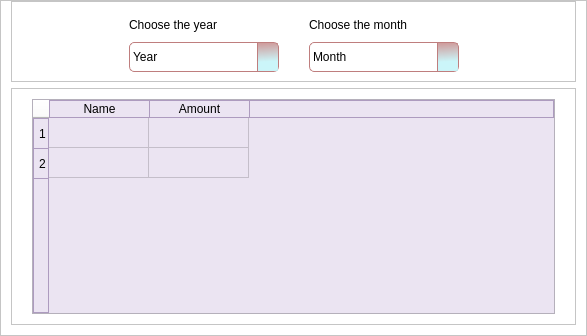
<?xml version="1.0" encoding="UTF-8"?>
<ui version="4.0">
 <class>MainWindow</class>
 <widget class="QMainWindow" name="MainWindow">
  <property name="geometry">
   <rect>
    <x>0</x>
    <y>0</y>
    <width>587</width>
    <height>336</height>
   </rect>
  </property>
  <property name="minimumSize">
   <size>
    <width>0</width>
    <height>0</height>
   </size>
  </property>
  <property name="windowTitle">
   <string>MainWindow</string>
  </property>
  <widget class="QWidget" name="stylesheet">
   <property name="styleSheet">
    <string notr="true">background: white;</string>
   </property>
   <layout class="QHBoxLayout" name="horizontalLayout" stretch="5">
    <property name="spacing">
     <number>0</number>
    </property>
    <property name="leftMargin">
     <number>0</number>
    </property>
    <property name="topMargin">
     <number>0</number>
    </property>
    <property name="rightMargin">
     <number>0</number>
    </property>
    <property name="bottomMargin">
     <number>0</number>
    </property>
    <item>
     <widget class="QFrame" name="content_frame">
      <property name="styleSheet">
       <string notr="true"/>
      </property>
      <property name="frameShape">
       <enum>QFrame::StyledPanel</enum>
      </property>
      <property name="frameShadow">
       <enum>QFrame::Raised</enum>
      </property>
      <layout class="QVBoxLayout" name="verticalLayout" stretch="0,3">
       <property name="leftMargin">
        <number>10</number>
       </property>
       <property name="topMargin">
        <number>0</number>
       </property>
       <property name="rightMargin">
        <number>10</number>
       </property>
       <property name="bottomMargin">
        <number>10</number>
       </property>
       <item>
        <widget class="QFrame" name="frame_2">
         <property name="styleSheet">
          <string notr="true">QComboBox {
background: white;
border: 1px solid #BF7E7E;
padding: 3px;
border-radius: 5px;
}
QComboBox::drop-down {
background: qlineargradient(spread:pad, x1:0.54, y1:1, x2:0.494, y2:0.0113636, stop:0.340909 rgba(197, 244, 248, 227), stop:1 rgba(191, 126, 126, 191));
width: 20px;
border-left: 1px solid #BF7E7E;
}
QComboBox::down-arrow {
image: url(&quot;:/icons/images/icons/icons8-drop-down-50.png&quot;);
width: 30px;
height: 20px;
}

</string>
         </property>
         <property name="frameShape">
          <enum>QFrame::StyledPanel</enum>
         </property>
         <property name="frameShadow">
          <enum>QFrame::Raised</enum>
         </property>
         <layout class="QGridLayout" name="gridLayout">
          <property name="topMargin">
           <number>10</number>
          </property>
          <property name="horizontalSpacing">
           <number>30</number>
          </property>
          <property name="verticalSpacing">
           <number>10</number>
          </property>
          <item row="0" column="1" alignment="Qt::AlignBottom">
           <widget class="QLabel" name="label">
            <property name="text">
             <string>Choose the year</string>
            </property>
           </widget>
          </item>
          <item row="0" column="3" alignment="Qt::AlignBottom">
           <widget class="QLabel" name="label_2">
            <property name="text">
             <string>Choose the month</string>
            </property>
           </widget>
          </item>
          <item row="1" column="3">
           <widget class="QComboBox" name="month_comboBox">
            <property name="minimumSize">
             <size>
              <width>150</width>
              <height>30</height>
             </size>
            </property>
            <item>
             <property name="text">
              <string>Month</string>
             </property>
            </item>
            <item>
             <property name="text">
              <string>New Item</string>
             </property>
            </item>
           </widget>
          </item>
          <item row="1" column="1">
           <widget class="QComboBox" name="year_comboBox">
            <property name="minimumSize">
             <size>
              <width>150</width>
              <height>30</height>
             </size>
            </property>
            <item>
             <property name="text">
              <string>Year</string>
             </property>
            </item>
            <item>
             <property name="text">
              <string>New Item</string>
             </property>
            </item>
           </widget>
          </item>
          <item row="0" column="4">
           <spacer name="horizontalSpacer">
            <property name="orientation">
             <enum>Qt::Horizontal</enum>
            </property>
            <property name="sizeHint" stdset="0">
             <size>
              <width>40</width>
              <height>20</height>
             </size>
            </property>
           </spacer>
          </item>
          <item row="0" column="0">
           <spacer name="horizontalSpacer_2">
            <property name="orientation">
             <enum>Qt::Horizontal</enum>
            </property>
            <property name="sizeHint" stdset="0">
             <size>
              <width>40</width>
              <height>20</height>
             </size>
            </property>
           </spacer>
          </item>
         </layout>
        </widget>
       </item>
       <item>
        <widget class="QFrame" name="frame">
         <property name="styleSheet">
          <string notr="true">QPushButton { 
border-radius: 10px;
background: #F2D0D0;
border: 2px solid #BF7373;
font: 70 10pt &quot;Segoe UI Black&quot;;
padding: 5px;
padding-right: 20px;
padding-left: 20px;
}

QLineEdit { 
background: #F2D0D0;
border: 2px solid #BF7373;
font: 10pt &quot;MS Shell Dlg 2&quot;;
padding: 5px;
}

#add_fee_button{
background: #C3CED9;
border: 1px solid #53687F;
padding-left: 50px;
padding-right: 50px;
padding-top: 20px;
padding-bottom: 20px;
}

QLabel {
font: 10pt &quot;Nirmala UI&quot;;
}

/* QTABLEWIDGET */
QTableWidget {
	background: #EBE4F2;
}
QTableWidget::item:selected{
	background-color: rgb(189, 147, 249);
}
QTableWidget::horizontalHeader {	
	background-color: rgb(33, 37, 43);
}
QTableWidget::verticalHeader {	
	background-color: rgb(33, 37, 43);
}


/* QHEADERVIEW */
QHeaderView {
background: #EBE4F2;
border: 1px solid #AD9BBF;
border-radius:15px;
}
QHeaderView::section:horizontal
{
background: #EBE4F2;
border: none;
border-right: 1px solid #AD9BBF;
}
QHeaderView::section:vertical
{
background: #EBE4F2;
border: none;
border-bottom: 1px solid #AD9BBF;
padding-left: 5px;
}</string>
         </property>
         <property name="frameShape">
          <enum>QFrame::StyledPanel</enum>
         </property>
         <property name="frameShadow">
          <enum>QFrame::Raised</enum>
         </property>
         <layout class="QVBoxLayout" name="verticalLayout_2" stretch="0">
          <property name="spacing">
           <number>10</number>
          </property>
          <property name="leftMargin">
           <number>20</number>
          </property>
          <property name="topMargin">
           <number>10</number>
          </property>
          <property name="rightMargin">
           <number>20</number>
          </property>
          <property name="bottomMargin">
           <number>10</number>
          </property>
          <item>
           <widget class="QTableWidget" name="tableWidget">
            <property name="styleSheet">
             <string notr="true"/>
            </property>
            <row>
             <property name="text">
              <string>1</string>
             </property>
            </row>
            <row>
             <property name="text">
              <string>2</string>
             </property>
            </row>
            <column>
             <property name="text">
              <string>Name</string>
             </property>
            </column>
            <column>
             <property name="text">
              <string>Amount</string>
             </property>
            </column>
           </widget>
          </item>
         </layout>
        </widget>
       </item>
      </layout>
     </widget>
    </item>
   </layout>
  </widget>
 </widget>
 <resources>
  <include location="resources.qrc"/>
 </resources>
 <connections/>
</ui>
